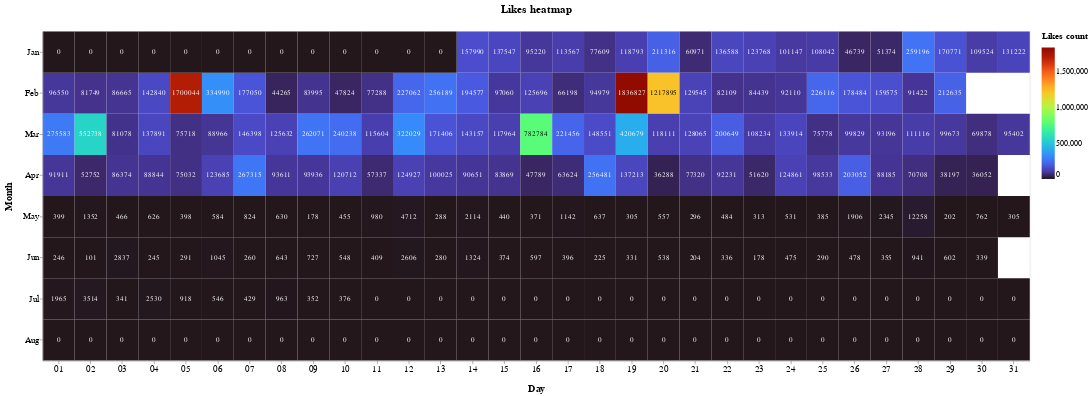

The cell this chart's notebook holds for it:
### Markdown cell above
The code is the pretty much the same as above, in this case we have considered the 'favorite count' field and worked on it.

### Code cell
likes = []
index = 0

for element in data: 
    token=data[index]['created_at']
    d = parse(token)
    d = d.strftime('%Y/%m/%d')
    like=(d,data[index]['favorite_count'])
    
    likes.append(like)
    index=index+1


first = itemgetter(0)

sums = [(k, sum(item[1] for item in tups_to_sum))
        for k, tups_to_sum in groupby(sorted(likes, key=first), key=first)]
dictsum=dict(sums)


start = datetime.datetime.strptime("2020/01/01", "%Y/%m/%d")
end = datetime.datetime.strptime("2020/09/01", "%Y/%m/%d")
date_generated = [start + datetime.timedelta(days=x) for x in range(0, (end-start).days)]

for date in date_generated:
    if date.strftime("%Y/%m/%d") not in dictsum:
        dictsum[date.strftime("%Y/%m/%d")] = 0


dfb = pd.DataFrame.from_dict(dictsum, orient='index').reset_index()
dfb= dfb.rename(columns={'index':'data', 0:'likes_count'})


chartb = alt.Chart(
    dfb,
    title="Likes heatmap"
).mark_rect().encode(
    x=alt.X('date(data):O',title="Day"),
    y=alt.Y('month(data):O',title="Month"),
    color=alt.Color('likes_count:Q', scale=alt.Scale(scheme="turbo"),title="Likes count"),
    tooltip=[
        alt.Tooltip('monthdate(data):T', title='Date'),
        alt.Tooltip('likes_count:Q', title='Likes count')
    ]
).properties(width=1500, height=500)

# Configure text
textb = chartb.mark_text(baseline='middle').encode(
    text='likes_count:Q',
    color=alt.condition(
         alt.FieldRangePredicate(field='likes_count', range=[780000,1300000]),
        alt.value('black'),
        alt.value('white')
    )
)

(chartb + textb).configure_title(
    fontSize=17,
    offset=25
).configure_axis(
    labelFontSize=13,
    titleFontSize=15,
    titlePadding=15
).configure_legend(
    gradientThickness=20,
    titleFontSize=14,
    labelFontSize=12,
    titlePadding=10
)

### Figure 1 — Vega-Lite specification as saved in the notebook (floating-point values rounded to 4 significant figures; data arrays with more than 128 entries replaced by an {"elided": "..."} marker saying what was removed)
{"config": {"view": {"continuousWidth": 400, "continuousHeight": 300}, "axis": {"labelFontSize": 13, "titleFontSize": 15, "titlePadding": 15}, "legend": {"gradientThickness": 20, "labelFontSize": 12, "titleFontSize": 14, "titlePadding": 10}, "title": {"fontSize": 17, "offset": 25}}, "layer": [{"mark": "rect", "encoding": {"color": {"type": "quantitative", "field": "likes_count", "scale": {"scheme": "turbo"}, "title": "Likes count"}, "tooltip": [{"type": "temporal", "field": "data", "timeUnit": "monthdate", "title": "Date"}, {"type": "quantitative", "field": "likes_count", "title": "Likes count"}], "x": {"type": "ordinal", "field": "data", "timeUnit": "date", "title": "Day"}, "y": {"type": "ordinal", "field": "data", "timeUnit": "month", "title": "Month"}}, "height": 500, "title": "Likes heatmap", "width": 1500}, {"mark": {"type": "text", "baseline": "middle"}, "encoding": {"color": {"condition": {"value": "black", "test": {"field": "likes_count", "range": [780000, 1300000]}}, "value": "white"}, "text": {"type": "quantitative", "field": "likes_count"}, "tooltip": [{"type": "temporal", "field": "data", "timeUnit": "monthdate", "title": "Date"}, {"type": "quantitative", "field": "likes_count", "title": "Likes count"}], "x": {"type": "ordinal", "field": "data", "timeUnit": "date", "title": "Day"}, "y": {"type": "ordinal", "field": "data", "timeUnit": "month", "title": "Month"}}, "height": 500, "title": "Likes heatmap", "width": 1500}], "data": {"name": "data-bff9e049145f212b7b92bad4d014c679"}, "$schema": "https://vega.github.io/schema/vega-lite/v4.8.1.json", "datasets": {"data-bff9e049145f212b7b92bad4d014c679": {"elided": "244 records"}}}
